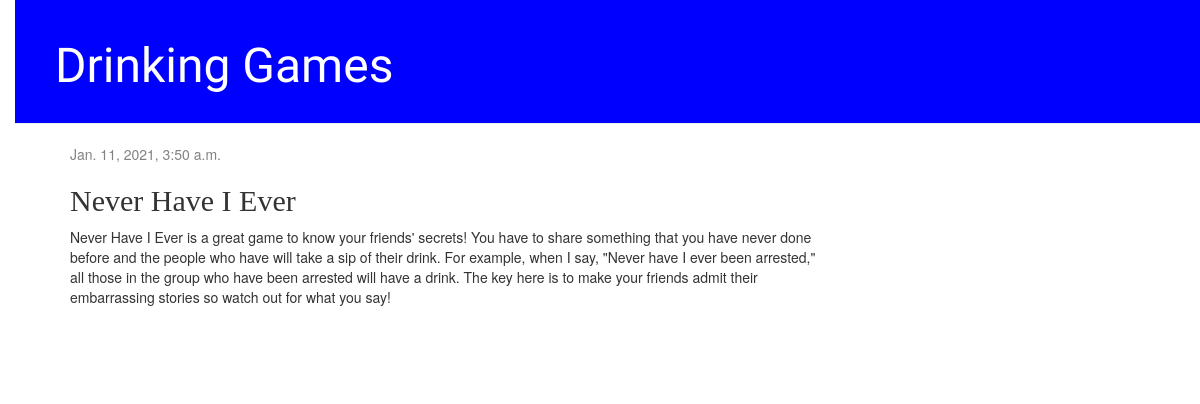
The app's page /post/1/ with its own data.
### blog/models.py (models this page shows, shortened)
class Post(models.Model):
    author = models.ForeignKey(settings.AUTH_USER_MODEL, on_delete=models.CASCADE)
    title = models.CharField(max_length=200)
    text = models.TextField()
    created_date = models.DateTimeField(default=timezone.now)
    published_date = models.DateTimeField(blank=True, null=True)

### blog/views.py (the view)
# urls.py: path('post/<int:pk>/', views.post_detail, name='post_detail'),
def post_detail(request, pk):
    post = get_object_or_404(Post, pk=pk)
    return render(request, 'blog/post_detail.html', {'post': post})

### blog/templates/blog/post_detail.html (shortened to what this page needs)
{% extends 'blog/base.html' %}
{% block content %}
    <div class="post">
        {% if post.published_date %}
            <div class="date">
                {{ post.published_date }}
            </div>
        {% endif %}
        <h2>{{ post.title }}</h2>
        <p>{{ post.text|linebreaksbr }}</p>
    </div>
{% endblock %}

### blog/static/css/blog.css (style rules this page uses)
body { padding-left: 15px; }
h1, h2, h3, h4 { font-family: 'Lobster', cursive; }
.date { color: #828282; }
.post { margin-bottom: 70px; }

### records on screen
Post: published_date "Jan. 11, 2021, 3:50 a.m.", title "Never Have I Ever", text "Never Have I Ever is a great game to know your friends' secrets! You have to share something that you have never done before and the people who have will take a sip of their drink. For example, when I say, \"Never have I ever been arrested,\" all those in the group who have been arrested will have a drink. The key here is to make your friends admit their embarrassing stories so watch out for what you say!"
